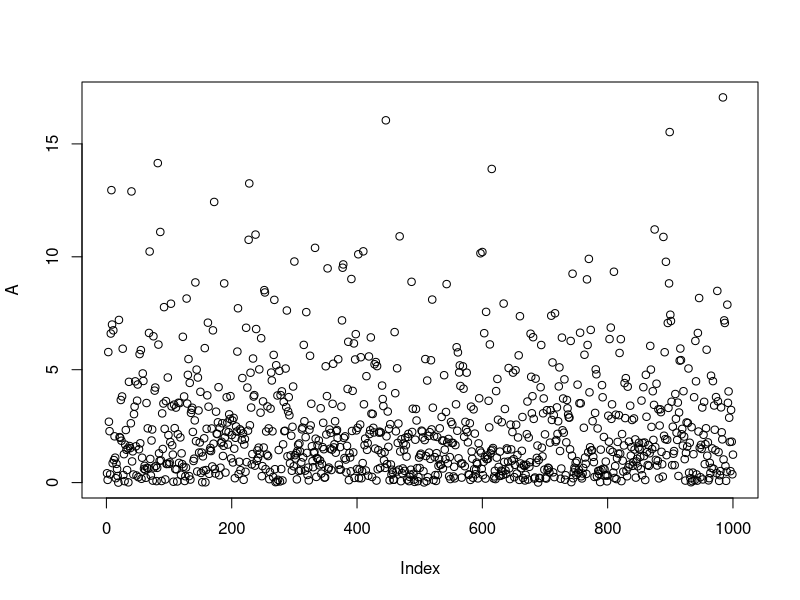
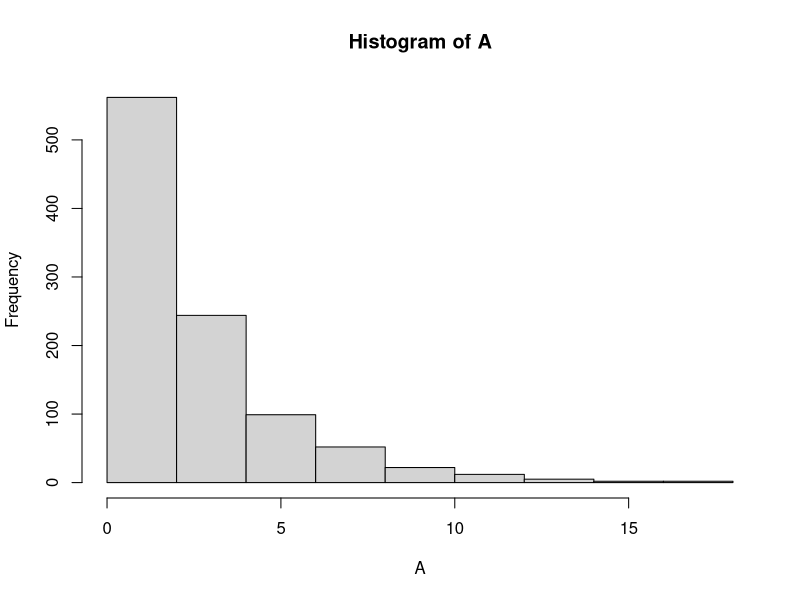
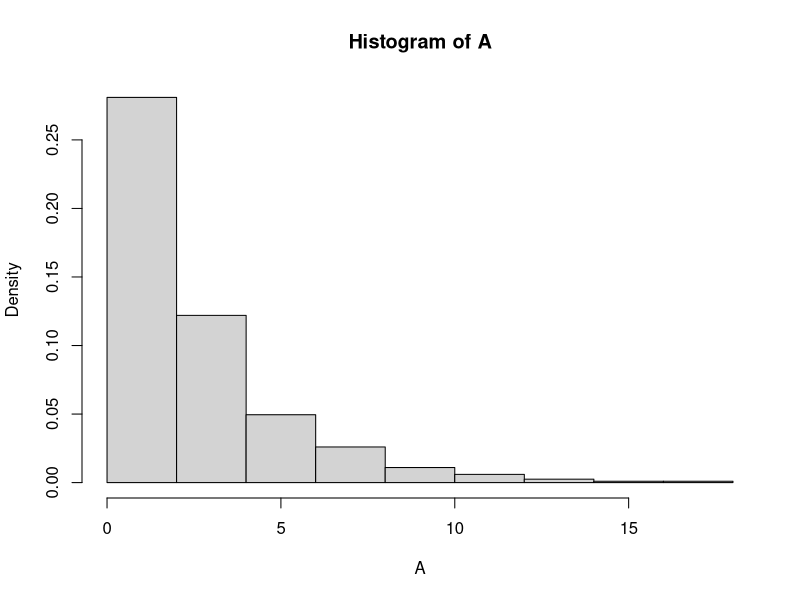
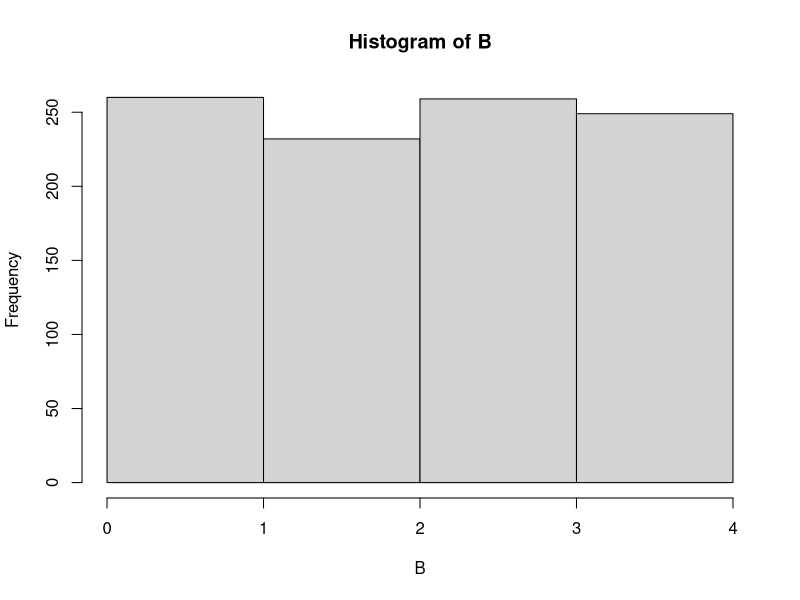
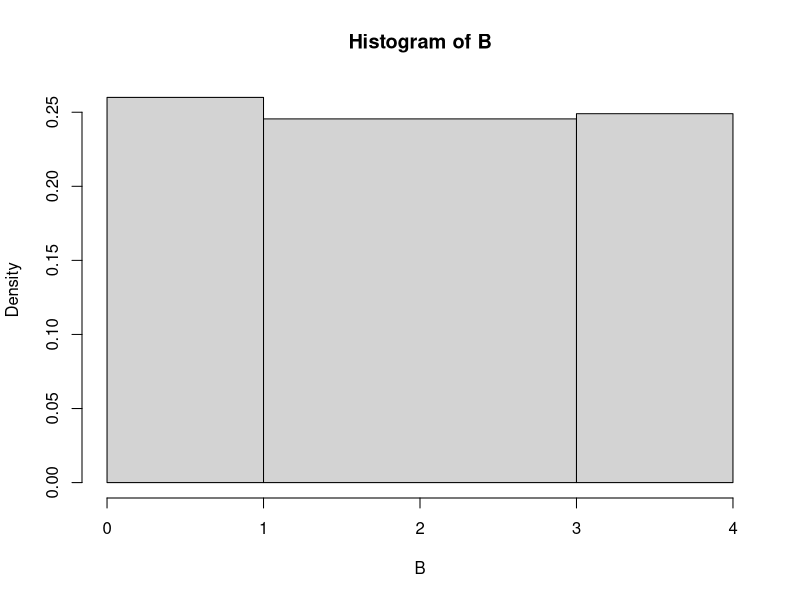
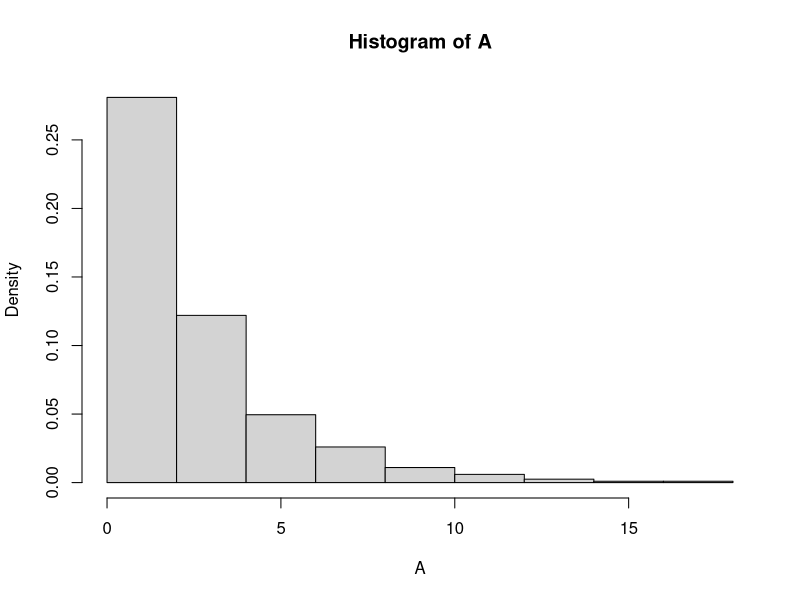
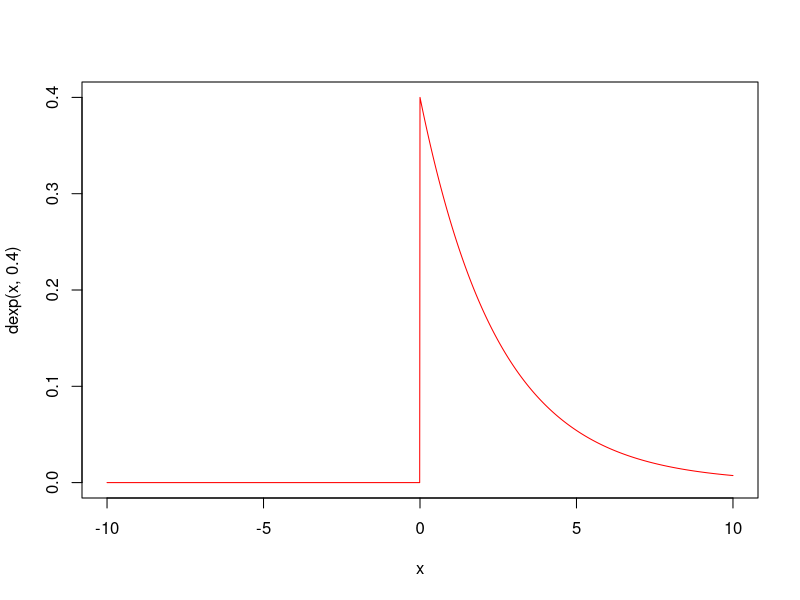
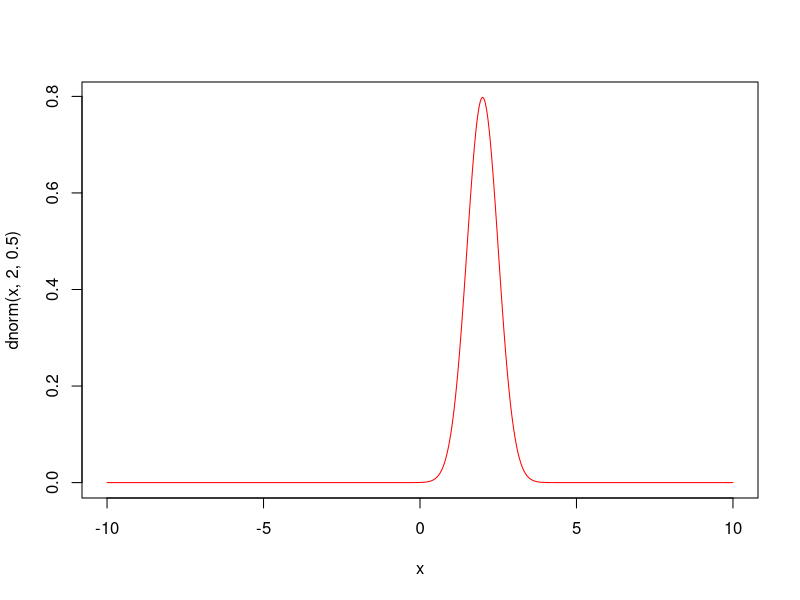

The R source for these figures, in order:
A=rexp(1000,0.4)
A
summary(A)
plot(A)
#Barplot-Discrete. Histogram-Continuous
hist(A)   #Not Correct
hist(A, freq = FALSE)

#Why density on y axis and not frequency
B= runif(1000,0,4)
B
H=hist(B, breaks = c(0,1,2,3,4))
H
names(H)
H$breaks #0 1 3 4
H$counts #[1] 250 512 238
H=hist(B, breaks = c(0,1,3,4))
H$counts
hist(A, freq = FALSE)

x= seq(-10,10,0.01)
plot(x,dexp(x,0.4),type = 'l', col='red')
plot(x,dnorm(x,2,0.5),type = 'l', col='red')
plot(x,dunif(x,-3.5),type = 'l', col='red')

H = hist(A, freq = FALSE)
H$density

C=rexp(100000, 0.4) #true value 0.4
par(mfrow=c(2,2))
#hist(C, breaks = 5, freq = FALSE)
hist(C, breaks = 20, freq = FALSE)
hist(C, breaks = 50, freq = FALSE)
hist(C, breaks = 100, freq = FALSE)
hist(C, breaks = 500, freq = FALSE)
#extimated value = 1/mean(A) = 0.3985
EstimatedVal <- 1/mean(A)
EstimatedVal
#Why its intesting to have big dataset?
#Trajectory assoxciated to different saple size
length(A) #A is dataset of size 1000
sumx=cumsum(A) #cumulative sum function  wioth o/p x1, x1+x2, x1+x2+x3
A[1:5]
sumx[1:5]
barx=sumx/1:1000
barx[1:5]
estimalambda = 1/barx
estimalambda[1:5]
max(estimalambda)
plot(1:1000, estimalambda, type = 'l', col='red', xlim=c(0,1001), ylim=c(0,0.5))
par(new=TRUE)
plot(c(0,1000),c(0.4,0.4), type = 'l', col='green', xlim=c(0,1001), ylim = c(0,0.5))

#par(mfrow=c(1,1))
D=matrix(rexp(50*1000),ncol=1000)
meanD=apply(D,1,mean)
estimalambda=1/meanD
boxplot(meanD)
#fluctuation increases as datasize decreases
D=matrix(rexp(50*100),ncol=100)
meanD=apply(D,1,mean)
estimalambda=1/meanD
boxplot(meanD)
#fluctuation increases as datasize decreases
D=matrix(rexp(50*50),ncol=50)
meanD=apply(D,1,mean)
estimalambda=1/meanD
boxplot(meanD)
#fluctuation decreases as datasize increases
D=matrix(rexp(50*100000),ncol=100000)
meanD=apply(D,1,mean)
estimalambda=1/meanD
boxplot(meanD)
